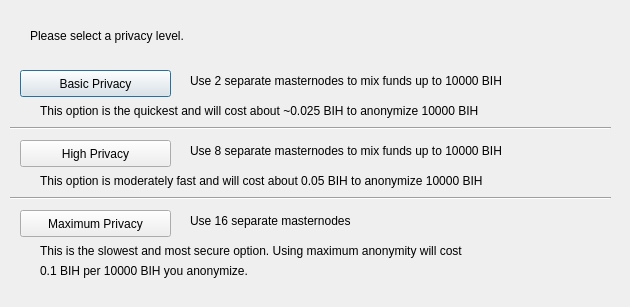
<?xml version="1.0" encoding="UTF-8"?>
<ui version="4.0">
 <class>ObfuscationConfig</class>
 <widget class="QDialog" name="ObfuscationConfig">
  <property name="geometry">
   <rect>
    <x>0</x>
    <y>0</y>
    <width>630</width>
    <height>307</height>
   </rect>
  </property>
  <property name="windowTitle">
   <string>Configure Obfuscation</string>
  </property>
  <widget class="QPushButton" name="buttonBasic">
   <property name="geometry">
    <rect>
     <x>20</x>
     <y>70</y>
     <width>151</width>
     <height>27</height>
    </rect>
   </property>
   <property name="text">
    <string>Basic Privacy</string>
   </property>
  </widget>
  <widget class="QPushButton" name="buttonHigh">
   <property name="geometry">
    <rect>
     <x>20</x>
     <y>140</y>
     <width>151</width>
     <height>27</height>
    </rect>
   </property>
   <property name="text">
    <string>High Privacy</string>
   </property>
  </widget>
  <widget class="QPushButton" name="buttonMax">
   <property name="geometry">
    <rect>
     <x>20</x>
     <y>210</y>
     <width>151</width>
     <height>27</height>
    </rect>
   </property>
   <property name="text">
    <string>Maximum Privacy</string>
   </property>
  </widget>
  <widget class="QLabel" name="label">
   <property name="geometry">
    <rect>
     <x>30</x>
     <y>20</y>
     <width>571</width>
     <height>31</height>
    </rect>
   </property>
   <property name="text">
    <string>Please select a privacy level.</string>
   </property>
  </widget>
  <widget class="QLabel" name="label_2">
   <property name="geometry">
    <rect>
     <x>190</x>
     <y>70</y>
     <width>421</width>
     <height>21</height>
    </rect>
   </property>
   <property name="text">
    <string>Use 2 separate masternodes to mix funds up to 10000 BIH</string>
   </property>
  </widget>
  <widget class="QLabel" name="label_3">
   <property name="geometry">
    <rect>
     <x>190</x>
     <y>140</y>
     <width>411</width>
     <height>21</height>
    </rect>
   </property>
   <property name="text">
    <string>Use 8 separate masternodes to mix funds up to 10000 BIH</string>
   </property>
  </widget>
  <widget class="QLabel" name="label_4">
   <property name="geometry">
    <rect>
     <x>190</x>
     <y>210</y>
     <width>421</width>
     <height>21</height>
    </rect>
   </property>
   <property name="text">
    <string>Use 16 separate masternodes</string>
   </property>
  </widget>
  <widget class="QLabel" name="label_6">
   <property name="geometry">
    <rect>
     <x>40</x>
     <y>100</y>
     <width>561</width>
     <height>21</height>
    </rect>
   </property>
   <property name="text">
    <string>This option is the quickest and will cost about ~0.025 BIH to anonymize 10000 BIH</string>
   </property>
  </widget>
  <widget class="QLabel" name="label_7">
   <property name="geometry">
    <rect>
     <x>40</x>
     <y>170</y>
     <width>561</width>
     <height>21</height>
    </rect>
   </property>
   <property name="text">
    <string>This option is moderately fast and will cost about 0.05 BIH to anonymize 10000 BIH</string>
   </property>
  </widget>
  <widget class="QLabel" name="label_8">
   <property name="geometry">
    <rect>
     <x>40</x>
     <y>240</y>
     <width>561</width>
     <height>21</height>
    </rect>
   </property>
   <property name="text">
    <string>This is the slowest and most secure option. Using maximum anonymity will cost</string>
   </property>
  </widget>
  <widget class="QLabel" name="label_9">
   <property name="geometry">
    <rect>
     <x>40</x>
     <y>260</y>
     <width>561</width>
     <height>21</height>
    </rect>
   </property>
   <property name="text">
    <string>0.1 BIH per 10000 BIH you anonymize.</string>
   </property>
  </widget>
  <widget class="Line" name="line">
   <property name="geometry">
    <rect>
     <x>10</x>
     <y>120</y>
     <width>601</width>
     <height>16</height>
    </rect>
   </property>
   <property name="orientation">
    <enum>Qt::Horizontal</enum>
   </property>
  </widget>
  <widget class="Line" name="line_2">
   <property name="geometry">
    <rect>
     <x>10</x>
     <y>190</y>
     <width>601</width>
     <height>16</height>
    </rect>
   </property>
   <property name="orientation">
    <enum>Qt::Horizontal</enum>
   </property>
  </widget>
 </widget>
 <resources/>
 <connections/>
</ui>
